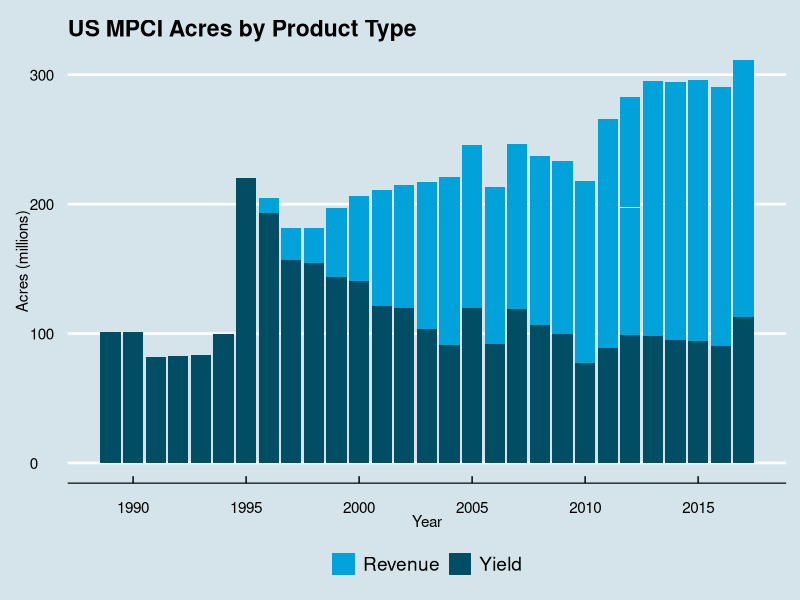
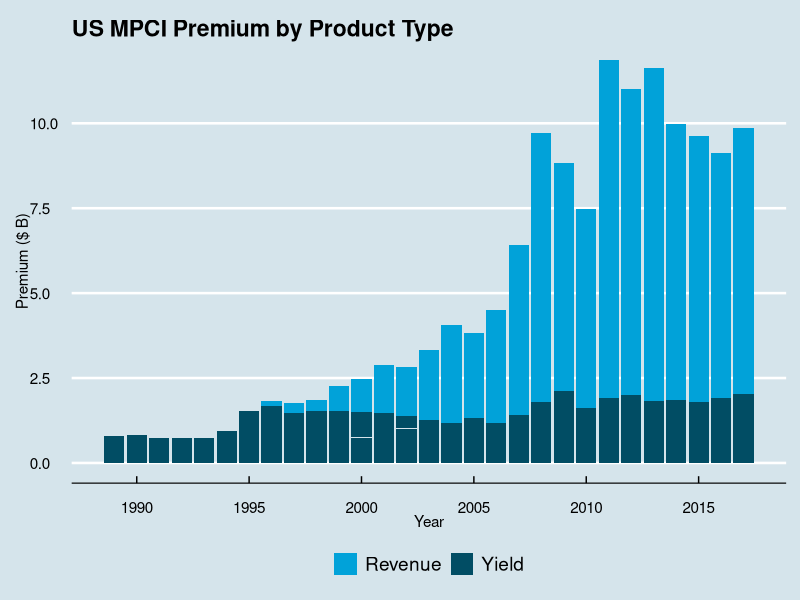
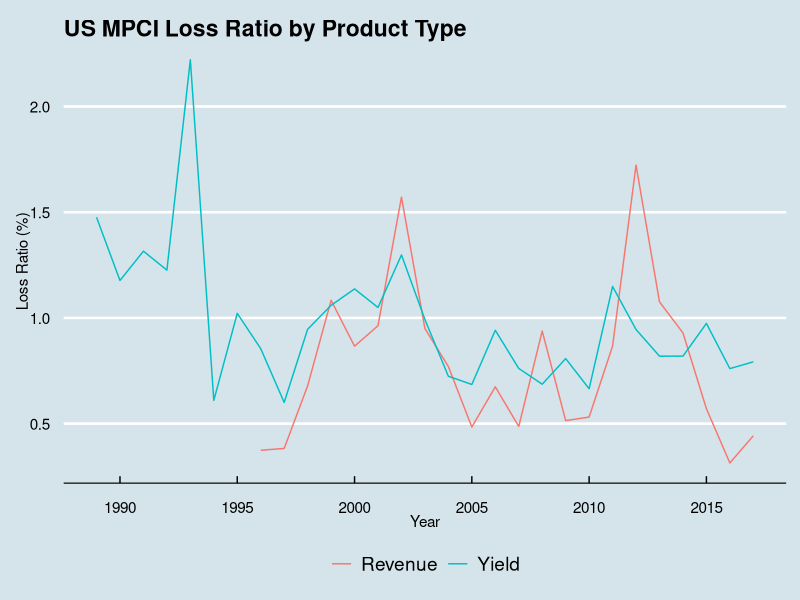
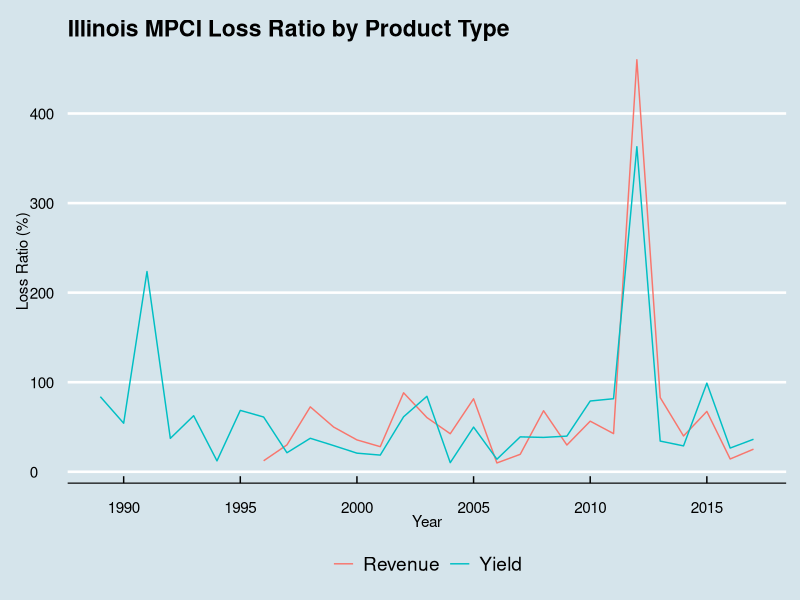

Reproduce these figures in R, in order. (Note: this script raises an error after producing the figures.)
library(tidyverse)
library(ggthemes)
library(scales)
library(gridExtra)

## read in summary of business data from csv
sob_by_state_year_plan <- read_csv('./data/sob_by_state_year_plan.csv', 
                                   col_types = cols(year = col_integer(), PlanType = col_character(), 
                                                    stAbbr = col_character(), liab = col_double(), 
                                                    prem = col_double(), indem = col_double(), 
                                                    acres = col_double() ) )
sob_by_state_year_plan %>% 
  filter(year <= 2017) ->
  sob_by_state_year_plan

## US MPCI Acres by Product Type (Revenue vs. Yield)
g_acres <- ggplot() + theme_economist() + scale_fill_economist() +
  geom_bar(aes(y = acres/1e6, x = year,  fill = PlanType), 
           data = sob_by_state_year_plan, stat="identity") +
  scale_x_continuous(breaks = scales::pretty_breaks(n = 10)) +
  theme(legend.position="bottom", legend.direction="horizontal",
        legend.title = element_blank()) +
  labs(x="Year", y="Acres (millions)") +
  ggtitle("US MPCI Acres by Product Type")
g_acres 

## same as above but premium on the Y axis
g_prem <- ggplot() + theme_economist() + scale_fill_economist() +
  geom_bar(aes(y = prem/1e9, x = year,  fill = PlanType), 
           data = sob_by_state_year_plan, stat="identity")+
  scale_x_continuous(breaks = scales::pretty_breaks(n = 10))  +
  theme(legend.position="bottom", legend.direction="horizontal",
        legend.title = element_blank()) +
  labs(x="Year", y="Premium ($ B)") +
  ggtitle("US MPCI Premium by Product Type")
g_prem

## kick out the state grouping then plot loss ratio over time by product type
sob_by_state_year_plan %>%
  group_by(year, PlanType) %>% #changed this grouping is all we do here
  summarize(liab = sum(liab), prem=sum(prem), indem=sum(indem), 
            acres=sum(acres, na.rm=TRUE)) ->
sob_by_state_year_plan_no_state

# now plot loss ratio over time by group
g_lr <- ggplot() + theme_economist() + scale_fill_economist() +
  geom_line(aes(y = indem / prem , x = year,  color = PlanType), 
           data = sob_by_state_year_plan_no_state, stat="identity")+
  scale_x_continuous(breaks = scales::pretty_breaks(n = 10))  +
  theme(legend.position="bottom", legend.direction="horizontal",
        legend.title = element_blank()) +
  labs(x="Year", y="Loss Ratio (%)") +
  ggtitle("US MPCI Loss Ratio by Product Type")
g_lr

## same as above but only IL
g_lr_il <- ggplot() + theme_economist() + scale_fill_economist() +
  geom_line(aes(y = (indem/prem) * 100 , x = year,  color = PlanType), 
            data = filter(sob_by_state_year_plan, stAbbr=='IL'), stat="identity")+
  scale_x_continuous(breaks = scales::pretty_breaks(n = 10))  +
  theme(legend.position="bottom", legend.direction="horizontal",
        legend.title = element_blank()) +
  labs(x="Year", y="Loss Ratio (%)") +
  ggtitle("Illinois MPCI Loss Ratio by Product Type")
g_lr_il

## let's pull out IL CORN and split it out by coverage level
## see if we can see a pattern in the shape of the underlying
sob %>% 
  filter(quantType == 'Acres',        # field crops only 
         planAbbr %in% c('APH','YP'), # yield only
         stAbbr == 'IL', cropName == 'CORN', 
         covLevel > .5) %>%          # kick out the low cover levels
  group_by(year,covLevel) %>% 
  summarize(claim_rate = sum(indemCount) / sum(unitsReportingPrem), 
            prem = sum(prem), 
            indem = sum(indem), 
            lr = sum(indem) / sum(prem)) %>%
  filter(year %in% c(2015, 2016, 2012)) -> # 2016-g 2015-m 2012-b
claims_rate_covlevel

sob %>% 
  filter(quantType == 'Acres',        # field crops only 
         planAbbr %in% c('APH','YP'), # yield only
         stAbbr == 'IL', cropName == 'CORN', 
         covLevel > .5) %>%          # kick out the low cover levels
  group_by(year,covLevel) %>% 
  summarize(claim_rate = sum(indemCount) / sum(unitsReportingPrem), 
            prem = sum(prem), 
            indem = sum(indem), 
            lr = sum(indem) / sum(prem)) %>%
  filter(year %in% c(2002, 2005, 2012)) ->
claims_rate_covlevel


## for the 3 years we selected above let's plot claim rate vs cover level
## grouped by year so we can better understand the shape
g_cov_level <- ggplot() + theme_economist() + scale_fill_economist() +
  geom_point(aes(y = claim_rate*100 , x = covLevel,  color = as.character(year)), 
             data = claims_rate_covlevel, stat="identity") +
  geom_line(aes(y = claim_rate*100 , x = covLevel,  color = as.character(year)), 
            data = claims_rate_covlevel, stat="identity") +
  theme(legend.position="bottom", legend.direction="horizontal",
        legend.title = element_blank()) +
  labs(x="Coverage Level", y="Claim Rate (%)") +
  scale_x_continuous(limits=c(.5, 1), breaks = scales::pretty_breaks(n = 10))  +
  ggtitle("Yield Protection: Claim Rate by Coverage Level")
g_cov_level


## create 3 CDFs to illustrate what's going on with the prior graph
c_level <- seq( from=0, to=1.5, by=.1)

plot(function(x) pbeta(x, shape1=20, shape2=5 ), .5, 1)  
plot(function(x) pbeta(x, shape1=2, shape2=6 ), .5, 1, add=TRUE)
#plot(function(x) pbeta(x, shape1=2, shape2=8 ), 0, 1, add=TRUE)

plot(function(x) pbeta(x, shape1=9, shape2=8 ), .5, 1, add=TRUE, col='blue')
plot(function(x) pbeta(x, shape1=9, shape2=10 ), .5, 1, add=TRUE, col='blue')


fit_beta_cdf <- function(x,y) {
  beta_func <- function(par, x) sum( (pbeta( x, par[1], par[2]) - y)**2 ) 
  #out <- optim(c(1,.8), beta_func, method="CG", x=x)
  out <- optim(c(1,.8), lower=c(1,.9), upper=c(100,100), beta_func, method="L-BFGS-B", x=x)
  
  #plot(function(x) pbeta(x, shape1=out$par[1], shape2=out$par[2] ), 0, 1.5, col='red')
  #lines(x,y, col='blue')
  plot(function(x) dbeta(x, shape1=out$par[1], shape2=out$par[2] ), 0, 1.5)
  return(out$par) 
}

beta_on_group <- function(dat){
  params <- fit_beta_cdf(dat$covLevel, dat$claim_rate) 
  out <- data.frame(year = unique(dat$year), 
                    b1 = params[1], 
                    b2 = params[2])
  return(out)
}
claims_rate_covlevel %>%
  group_by(year) %>%
  do(beta_on_group(.)) ->
m

f1 <- function(x) pbeta(x, shape1=1.01, shape2=.9 ) * 100


g_cov_level +
layer(stat = "function",
      fun = f1, 
      mapping = aes(color = "f1") # Give a meaningful name to color
) 

g_cov_level +
  stat_function(fun = f1)

f <- ggplot(data.frame(x = c(0, 1)), aes(x))

f + stat_function(fun = f1)



############ Commodity price data 

corn_prices <- read_csv('./data/corn_prices.csv')

g_corn_price <- ggplot() + 
  theme_economist() + 
  scale_fill_economist() + 
  scale_colour_economist() +
  geom_bar(aes(y = price_change , x = year), 
            data = filter(corn_prices, year <=2008), 
           stat="identity" , fill=ggthemes_data$economist$fg[['blue_gray']]) +
  scale_x_continuous(breaks = scales::pretty_breaks(n = 10))  +
  theme(legend.position="bottom", legend.direction="horizontal",
        legend.title = element_blank()) +
  labs(x="Year", y="% Price Change Spring vs. Harvest") +
  ggtitle("CBOT December Contract Corn Prices")
g_corn_price

## superimpose yield changes over that image.... 
il_corn_yield <- read_csv( './data/il_corn_yield.csv')
il_corn_yield %>%
  filter(YEAR >= min(corn_prices$year) &
         YEAR <= 2008) ->
il_corn_yield

g_corn_price +
  geom_crossbar(data=il_corn_yield, aes(x=YEAR, y=yield_dev, 
                                        ymin=0, ymax=0) , 
                col=ggthemes_data$economist$fg[['red_dark']]
                ) +
  ggtitle("CBOT Corn and Yield Deviations")

years <- c( 1992, 1998, 2004, 2008)
graph_list <- lapply(years, plot_corn_prices)
do.call("grid.arrange", c(graph_list, ncol=2))



